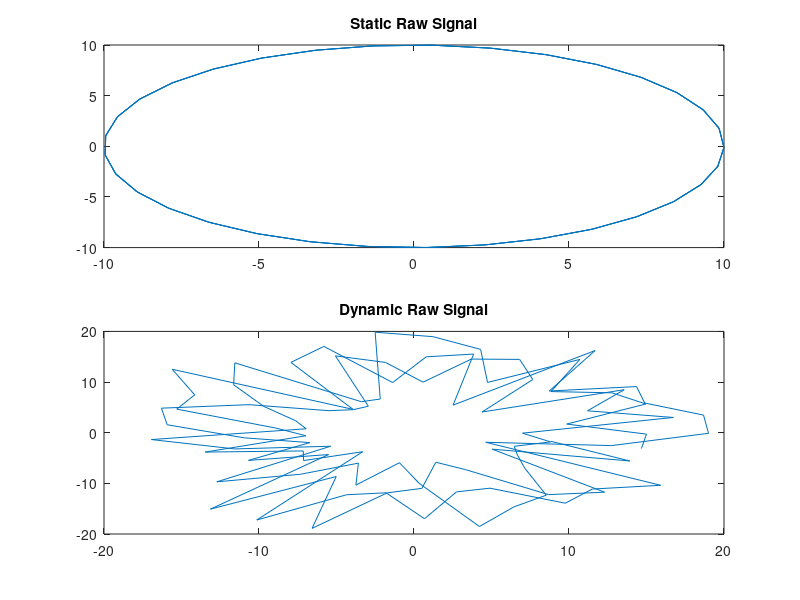
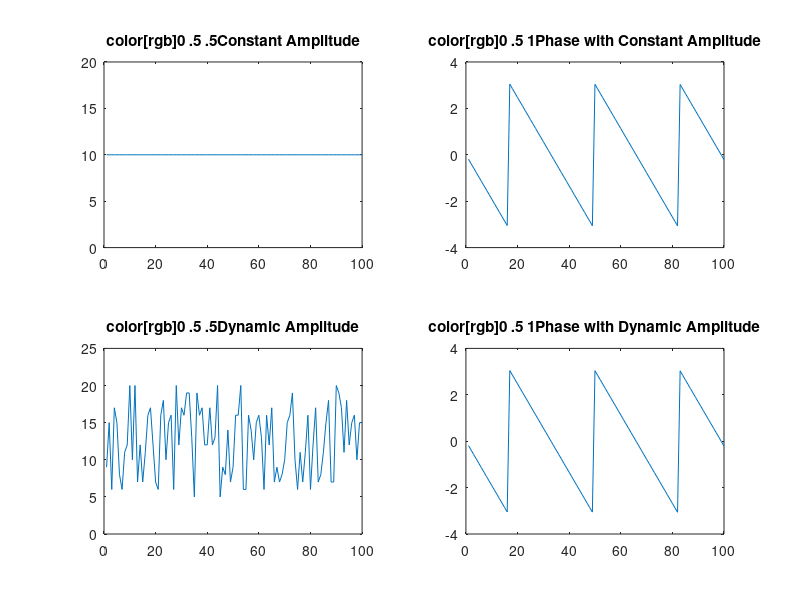

The MATLAB source for these figures, in order:
%% channel parameter 
close all;
clear;

% set the default frequency 910 GHz
freq = 910*10^6;
% set the default amplitude 10 dBm
% and set an 1X100 random amplitude array from 5 to 20
ampl = 10;
ampl_ran = randi([5 20],1,100);

% distance from 1 to 100 cm
d = 1:100;
% light speed in cm/s
LS = 3 * 10^10;

% time = distance / light speed
t = d./LS;

%% calculate for phase 
% 1j for distinguish from variable to complex 
phase = -2*1j*pi * freq * t;

% constant channel and random channel with constant amplitude and random
% amplitude, respectively
h = ampl .* exp(phase);
h_ran = ampl_ran .* exp(phase);

%% Draw for the results

figure();
subplot(2,2,[1,2])
plot(h);
title("Static Raw Signal")

subplot(2,2,[3,4])
plot(h_ran);
title("Dynamic Raw Signal")

figure();
subplot(2,2,1)
plot(abs(h));
ylim([0 20]);
title("\color[rgb]{0 .5 .5}Constant Amplitude");

subplot(2,2,2)
plot(angle(h));
title("\color[rgb]{0 .5 1}Phase with Constant Amplitude");

subplot(2,2,3)
plot(abs(h_ran));
title("\color[rgb]{0 .5 .5}Dynamic Amplitude");

subplot(2,2,4)
plot(angle(h_ran));
title("\color[rgb]{0 .5 1}Phase with Dynamic Amplitude");
